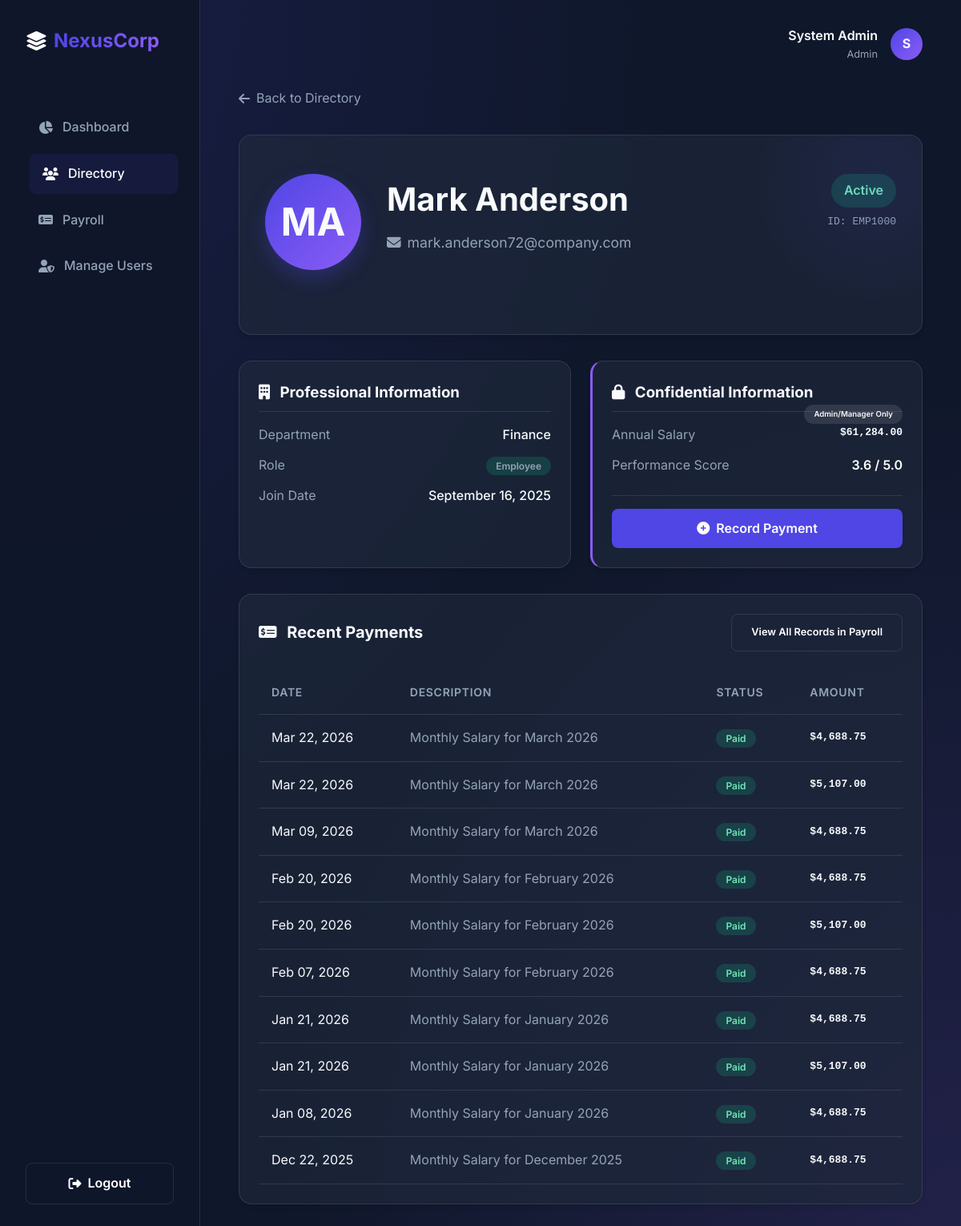
Page /employee/1 (signed in) on the committed database.
### models.py (models this page shows)
class User(UserMixin, db.Model):
    __tablename__ = 'users'
    id = db.Column(db.Integer, primary_key=True)
    name = db.Column(db.String(100), nullable=False)
    email = db.Column(db.String(100), unique=True, nullable=False)
    password = db.Column(db.String(255), nullable=False)
    role = db.Column(db.String(20), nullable=False, default='employee') # web app login role: admin vs employee

class Employee(db.Model):
    __tablename__ = 'employees'
    id = db.Column(db.Integer, primary_key=True)
    employee_id = db.Column(db.String(20), unique=True, nullable=False)
    first_name = db.Column(db.String(100), nullable=False)
    last_name = db.Column(db.String(100), nullable=False)
    email = db.Column(db.String(100), unique=True, nullable=False)
    role = db.Column(db.String(50), nullable=False, default='Employee') # Admin, Manager, Employee
    department_id = db.Column(db.Integer, db.ForeignKey('departments.id'), nullable=False)
    salary = db.Column(db.Integer, nullable=True)
    join_date = db.Column(db.Date, nullable=False)
    performance_score = db.Column(db.Float, nullable=True)
    status = db.Column(db.String(20), default='Active')
    department = db.relationship('Department', backref=db.backref('employees', lazy=True))

class Department(db.Model):
    __tablename__ = 'departments'
    id = db.Column(db.Integer, primary_key=True)
    name = db.Column(db.String(100), unique=True, nullable=False)

class Payment(db.Model):
    __tablename__ = 'payments'
    id = db.Column(db.Integer, primary_key=True)
    employee_id = db.Column(db.Integer, db.ForeignKey('employees.id'), nullable=False)
    amount = db.Column(db.Float, nullable=False)
    payment_date = db.Column(db.Date, nullable=False)
    status = db.Column(db.String(50), default='Paid') # Paid, Pending
    description = db.Column(db.String(255), nullable=True)
    employee = db.relationship('Employee', backref=db.backref('payments', lazy=True))

### app.py (the view)
@app.route('/employee/<int:id>')
@login_required
def employee_detail(id):
    employee = Employee.query.get_or_404(id)
    log = ActivityLog(user_id=current_user.id, action='view_employee', details=f'Viewed employee {employee.employee_id}')
    db.session.add(log)
    db.session.commit()
    is_manager_or_admin = current_user.role in ['admin', 'manager']
    payments = Payment.query.filter_by(employee_id=id).order_by(Payment.payment_date.desc()).limit(10).all() if is_manager_or_admin else []
    return render_template('employee_detail.html', employee=employee, show_sensitive=is_manager_or_admin, payments=payments)

### app.py (called while the page is built)
@login_manager.user_loader
def load_user(user_id):
    return User.query.get(int(user_id))

### templates/employee_detail.html (shortened to what this page needs)
{% extends 'base.html' %}
{% block content %}
<div class="animate-fade-in">
    <div style="margin-bottom: 2rem;">
        <a href="{{ url_for('employees') }}" style="color: var(--text-muted); text-decoration: none; display: inline-flex; align-items: center; gap: 0.5rem; transition: color 0.2s;">
            <i class="fa-solid fa-arrow-left"></i> Back to Directory
        </a>
    </div>
    <div class="glass-panel" style="padding: 3rem 2rem; margin-bottom: 2rem; position: relative; overflow: hidden;">
        <div style="position: absolute; top: 0; right: 0; width: 300px; height: 300px; background: radial-gradient(circle, var(--primary-color) 0%, transparent 70%); opacity: 0.1; transform: translate(30%, -30%); border-radius: 50%;"></div>
        <div class="profile-header">
            <div class="profile-avatar-large">
                {{ employee.first_name[0] }}{{ employee.last_name[0] }}
            </div>
            <div class="profile-info" style="flex: 1;">
                <div style="display: flex; justify-content: space-between; align-items: flex-start;">
                    <div>
                        <h1>{{ employee.first_name }} {{ employee.last_name }}</h1>
                        <p><i class="fa-solid fa-envelope" style="margin-right: 0.5rem;"></i>{{ employee.email }}</p>
                    </div>
                    <div style="text-align: right;">
                        <span class="badge {{ employee.status|lower|replace(' ', '-') }}" style="font-size: 1rem; padding: 0.5rem 1rem; margin-bottom: 0.5rem; display: inline-block;">{{ employee.status }}</span>
                        <div style="color: var(--text-muted); font-family: monospace;">ID: {{ employee.employee_id }}</div>
                    </div>
                </div>
            </div>
        </div>
    </div>
    <div class="details-grid">
        <div class="detail-card glass-panel">
            <h3><i class="fa-solid fa-building" style="margin-right: 0.5rem;"></i> Professional Information</h3>
            <div class="detail-row">
                <span>Department</span>
                <span style="font-weight: 500;">{{ employee.department.name }}</span>
            </div>
            <div class="detail-row">
                <span>Role</span>
                <span><span class="badge {{ employee.role|lower }}">{{ employee.role }}</span></span>
            </div>
            <div class="detail-row">
                <span>Join Date</span>
                <span style="font-weight: 500;">{{ employee.join_date.strftime('%B %d, %Y') }}</span>
            </div>
        </div>
        {% if show_sensitive %}
        <div class="detail-card glass-panel" style="border-left: 3px solid var(--accent-color);">
            <h3><i class="fa-solid fa-lock" style="margin-right: 0.5rem;"></i> Confidential Information <span class="badge" style="background: rgba(255,255,255,0.1); float: right; font-size: 0.6rem;">Admin/Manager Only</span></h3>
            <div class="detail-row">
                <span>Annual Salary</span>
                <span style="font-weight: 600; font-family: monospace;">${{ "{:,.2f}".format(employee.salary) }}</span>
            </div>
            <div class="detail-row">
                <span>Performance Score</span>
                {% if employee.performance_score %}
                    <span style="font-weight: 600; color: {% if employee.performance_score >= 4 %}var(--secondary-color){% elif employee.performance_score < 3 %}var(--danger-color){% else %}white{% endif %};">{{ employee.performance_score }} / 5.0</span>
                {% else %}
                    <span style="font-weight: 600; color: var(--text-muted);">Not Rated</span>
                {% endif %}
            </div>
            <div style="margin-top: 1.5rem; padding-top: 1rem; border-top: 1px solid var(--glass-border);">
                <a href="{{ url_for('add_payment', id=employee.id) }}" class="btn" style="width: 100%; justify-content: center;">
                    <i class="fa-solid fa-plus-circle"></i> Record Payment
                </a>
            </div>
        </div>
        {% endif %}
    </div>
    {% if show_sensitive %}
    <div class="glass-panel animate-fade-in" style="margin-top: 2rem; padding: 1.5rem;">
        <div style="display: flex; justify-content: space-between; align-items: center; margin-bottom: 1.5rem;">
            <h2 style="margin: 0; font-size: 1.25rem;"><i class="fa-solid fa-money-check-dollar" style="margin-right: 0.5rem;"></i> Recent Payments</h2>
            <a href="{{ url_for('payments', q=employee.employee_id) }}" class="btn btn-secondary" style="font-size: 0.8rem;">View All Records in Payroll</a>
        </div>
        {% if payments %}
        <div class="table-container">
            <table>
                <thead>
                    <tr>
                        <th>Date</th>
                        <th>Description</th>
                        <th>Status</th>
                        <th>Amount</th>
                    </tr>
                </thead>
                <tbody>
                    {% for payment in payments %}
                    <tr>
                        <td>{{ payment.payment_date.strftime('%b %d, %Y') }}</td>
                        <td style="color: var(--text-muted);">{{ payment.description }}</td>
                        <td><span class="badge active">{{ payment.status }}</span></td>
                        <td style="font-family: monospace; font-weight: 600;">${{ "{:,.2f}".format(payment.amount) }}</td>
                    </tr>
                    {% endfor %}
                </tbody>
            </table>
        </div>
        {% else %}
        <div style="text-align: center; padding: 2rem; color: var(--text-muted);">
            No payment history found for this employee.
        </div>
        {% endif %}
    </div>
    {% endif %}
</div>
{% endblock %}

### templates/base.html (shortened to what this page needs)
<!DOCTYPE html>
<html lang="en">
<head>
    <link rel="stylesheet" href="{{ url_for('static', filename='css/style.css') }}">
    <link rel="stylesheet" href="https://cdnjs.cloudflare.com/ajax/libs/font-awesome/6.4.0/css/all.min.css">
</head>
<body>
    <div class="layout">
        {% if current_user.is_authenticated %}
        <nav class="sidebar">
            <a href="{{ url_for('dashboard') }}" class="brand">
                <i class="fa-solid fa-layer-group"></i> <span>Nexus<strong>Corp</strong></span>
            </a>
            <ul class="nav-links" style="margin-top: 2rem;">
                <li>
                    <a href="{{ url_for('dashboard') }}" class="{{ 'active' if request.endpoint == 'dashboard' else '' }}">
                        <i class="fa-solid fa-chart-pie"></i> Dashboard
                    </a>
                </li>
                <li>
                    <a href="{{ url_for('employees') }}" class="{{ 'active' if request.endpoint == 'employees' or request.endpoint == 'employee_detail' else '' }}">
                        <i class="fa-solid fa-users"></i> Directory
                    </a>
                </li>
                {% if current_user.role in ['admin', 'manager'] %}
                <li>
                    <a href="{{ url_for('payments') }}" class="{{ 'active' if request.endpoint == 'payments' else '' }}">
                        <i class="fa-solid fa-money-check-dollar"></i> Payroll
                    </a>
                </li>
                {% endif %}
                {% if current_user.role == 'admin' %}
                <li>
                    <a href="{{ url_for('manage_users') }}" class="{{ 'active' if request.endpoint == 'manage_users' else '' }}">
                        <i class="fa-solid fa-user-shield"></i> Manage Users
                    </a>
                </li>
                {% endif %}
            </ul>
            <div style="margin-top: auto;">
                <a href="{{ url_for('logout') }}" class="btn btn-secondary" style="width: 100%; justify-content: center;">
                    <i class="fa-solid fa-sign-out-alt"></i> Logout
                </a>
            </div>
        </nav>
        {% endif %}
        <main class="main-content">
            {% if current_user.is_authenticated %}
            <header>
                <div class="user-profile">
                    <div style="text-align: right;">
                        <div style="font-weight: 600;">{{ current_user.name }}</div>
                        <div style="font-size: 0.8rem; color: var(--text-muted); text-transform: capitalize;">{{ current_user.role }}</div>
                    </div>
                    <div class="avatar">{{ current_user.name[0] }}</div>
                </div>
            </header>
            {% endif %}
            {% block content %}{% endblock %}
        </main>
    </div>
</body>
</html>

### static/css/style.css (style rules this page uses)
:root { --primary-color: #4F46E5; --primary-hover: #4338CA; --secondary-color: #10B981; --dark-bg: #0F172A; --card-bg: rgba(30, 41, 59, 0.7); --glass-border: rgba(255, 255, 255, 0.1); --text-main: #F8FAFC; --text-muted: #94A3B8; --accent-color: #8B5CF6; --danger-color: #EF4444; }
* { box-sizing: border-box; margin: 0; padding: 0; }
body { font-family: 'Inter', sans-serif; background-color: var(--dark-bg); background-image: radial-gradient(at 0% 0%, rgba(79, 70, 229, 0.15) 0px, transparent 50%), radial-gradient(at 100% 100%, rgba(139, 92, 246, 0.15) 0px, transparent 50%); background-attachment: fixed; color: var(--text-main); line-height: 1.6; min-height: 100vh; }
.glass-panel { background: var(--card-bg); backdrop-filter: blur(12px); -webkit-backdrop-filter: blur(12px); border: 1px solid var(--glass-border); border-radius: 16px; box-shadow: 0 4px 6px -1px rgba(0, 0, 0, 0.1), 0 2px 4px -1px rgba(0, 0, 0, 0.06); }
.layout { display: flex; min-height: 100vh; }
.sidebar { width: 250px; padding: 2rem; display: flex; flex-direction: column; gap: 2rem; border-right: 1px solid var(--glass-border); background: rgba(15, 23, 42, 0.95); }
.brand { font-size: 1.5rem; font-weight: 700; color: white; display: flex; align-items: center; gap: 0.5rem; text-decoration: none; }
.brand span { background: linear-gradient(to right, var(--primary-color), var(--accent-color)); -webkit-background-clip: text; background-clip: text; -webkit-text-fill-color: transparent; }
.nav-links { list-style: none; display: flex; flex-direction: column; gap: 0.5rem; }
.nav-links a { color: var(--text-muted); text-decoration: none; padding: 0.75rem 1rem; border-radius: 8px; display: flex; align-items: center; gap: 0.75rem; transition: all 0.3s ease; font-weight: 500; }
.nav-links a:hover, .nav-links a.active { background: rgba(79, 70, 229, 0.1); color: white; transform: translateX(5px); }
.main-content { flex: 1; padding: 2rem 3rem; overflow-y: auto; }
header { display: flex; justify-content: space-between; align-items: center; margin-bottom: 2rem; }
.user-profile { display: flex; align-items: center; gap: 1rem; }
.avatar { width: 40px; height: 40px; border-radius: 50%; background: linear-gradient(135deg, var(--primary-color), var(--accent-color)); display: flex; align-items: center; justify-content: center; font-weight: bold; }
.btn { background: var(--primary-color); color: white; border: none; padding: 0.75rem 1.5rem; border-radius: 8px; font-weight: 600; cursor: pointer; transition: all 0.3s ease; text-decoration: none; display: inline-flex; align-items: center; gap: 0.5rem; }
.btn-secondary { background: transparent; border: 1px solid var(--glass-border); }
.table-container { width: 100%; overflow-x: auto; }
table { width: 100%; border-collapse: collapse; }
th, td { padding: 1rem; text-align: left; border-bottom: 1px solid var(--glass-border); }
th { color: var(--text-muted); font-weight: 600; font-size: 0.875rem; text-transform: uppercase; letter-spacing: 0.05em; }
tr { transition: background-color 0.2s ease; }
.badge { padding: 0.25rem 0.75rem; border-radius: 9999px; font-size: 0.75rem; font-weight: 600; }
.badge.employee { background: rgba(16, 185, 129, 0.2); color: #6EE7B7; }
.badge.active { background: rgba(16, 185, 129, 0.2); color: #6EE7B7; }
.animate-fade-in { animation: fadeIn 0.5s cubic-bezier(0.16, 1, 0.3, 1) forwards; }
.profile-header { display: flex; gap: 2rem; align-items: flex-start; margin-bottom: 2rem; }
.profile-avatar-large { width: 120px; height: 120px; border-radius: 50%; background: linear-gradient(135deg, var(--primary-color), var(--accent-color)); display: flex; align-items: center; justify-content: center; font-size: 3rem; font-weight: bold; box-shadow: 0 10px 25px rgba(79, 70, 229, 0.3); }
.profile-info h1 { font-size: 2.5rem; margin-bottom: 0.5rem; }
.profile-info p { color: var(--text-muted); font-size: 1.1rem; margin-bottom: 1rem; }
.details-grid { display: grid; grid-template-columns: repeat(auto-fit, minmax(300px, 1fr)); gap: 1.5rem; }
.detail-card { padding: 1.5rem; }
.detail-card h3 { border-bottom: 1px solid var(--glass-border); padding-bottom: 0.5rem; margin-bottom: 1rem; }
.detail-row { display: flex; justify-content: space-between; margin-bottom: 0.75rem; }
.detail-row span:first-child { color: var(--text-muted); }

### rows in the picture
User: name "System Admin", role "Admin", name "S"
Employee: first_name "M", last_name "A", first_name "Mark", last_name "Anderson", email "mark.anderson72@company.com", status "Active", employee_id "EMP1000", role "Employee", join_date "September 16, 2025", salary "61,284.00", performance_score "3.6"
Department: department.name "Finance"
Payment: payment_date "Mar 22, 2026", description "Monthly Salary for March 2026", status "Paid", amount "4,688.75"
Payment: payment_date "Mar 22, 2026", description "Monthly Salary for March 2026", status "Paid", amount "5,107.00"
Payment: payment_date "Mar 09, 2026", description "Monthly Salary for March 2026", status "Paid", amount "4,688.75"
Payment: payment_date "Feb 20, 2026", description "Monthly Salary for February 2026", status "Paid", amount "4,688.75"
Payment: payment_date "Feb 20, 2026", description "Monthly Salary for February 2026", status "Paid", amount "5,107.00"
Payment: payment_date "Feb 07, 2026", description "Monthly Salary for February 2026", status "Paid", amount "4,688.75"
Payment: payment_date "Jan 21, 2026", description "Monthly Salary for January 2026", status "Paid", amount "4,688.75"
Payment: payment_date "Jan 21, 2026", description "Monthly Salary for January 2026", status "Paid", amount "5,107.00"
Payment: payment_date "Jan 08, 2026", description "Monthly Salary for January 2026", status "Paid", amount "4,688.75"
Payment: payment_date "Dec 22, 2025", description "Monthly Salary for December 2025", status "Paid", amount "4,688.75"
